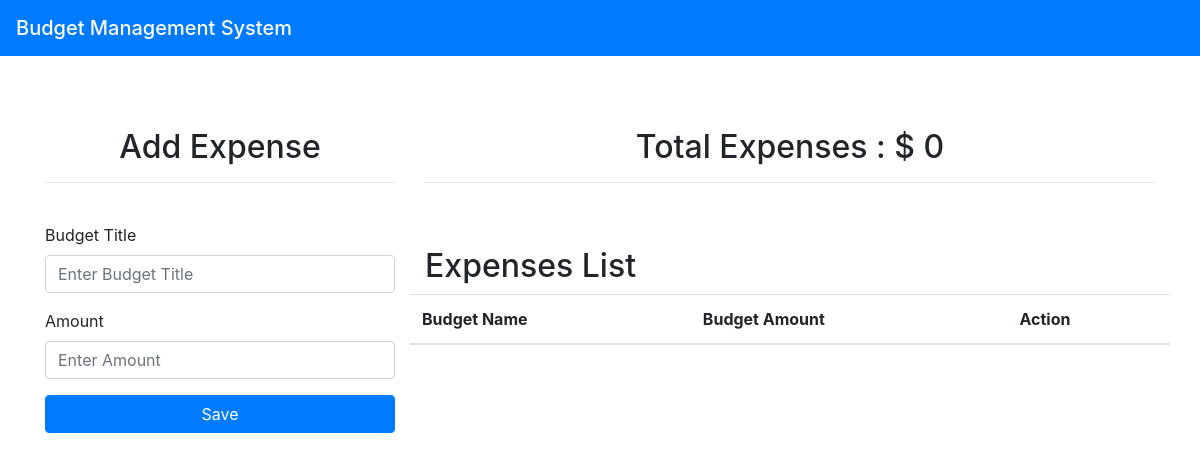
Before: / with the older database file.
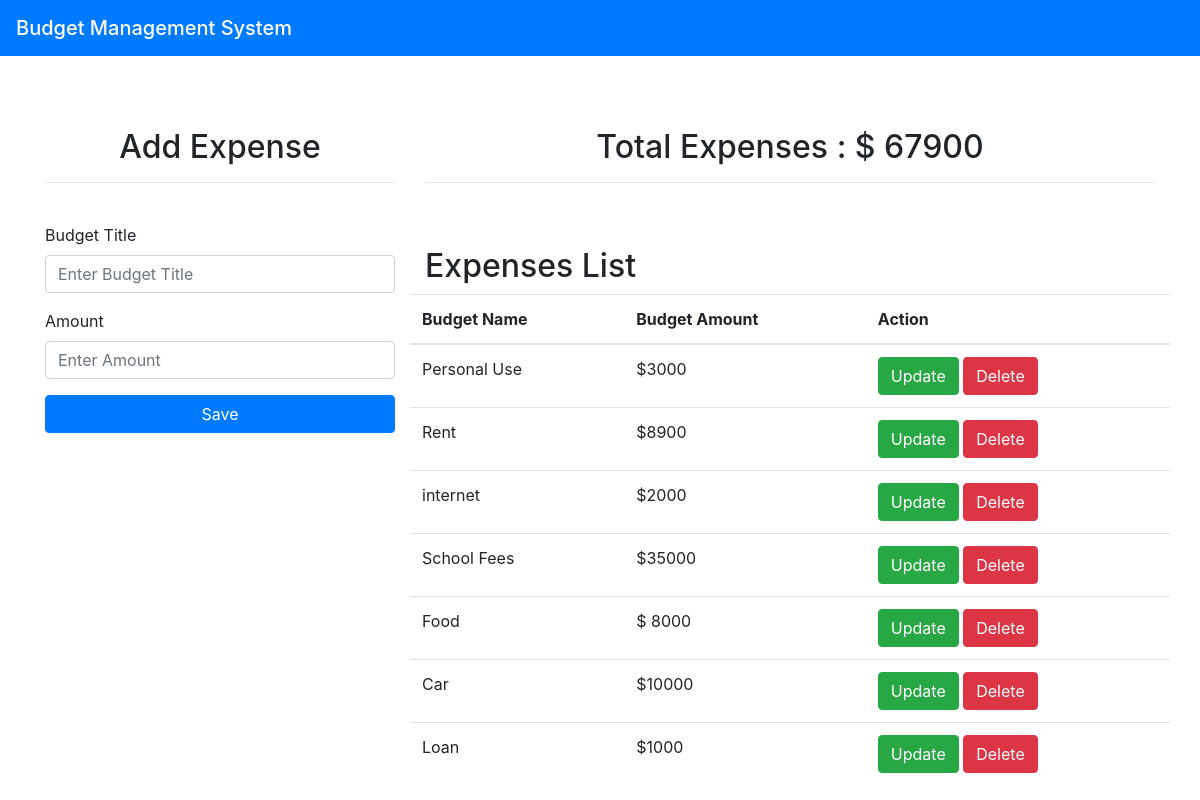
After: the same page with the newer database file.
### tables this page shows
CREATE TABLE `budget` (
  `id` int(11) NOT NULL,
  `name` varchar(100) NOT NULL,
  `amount` varchar(50) NOT NULL
);

### process.php (called while the page is built, shortened)
<?php
$con = new mysqli("localhost","root","","budget_calculator");
$total = 0;
$update = false;
$name = '';
$amount = '';
    $result = mysqli_query($con, "SELECT * FROM budget");
    while($row = $result->fetch_assoc()){
        $total = $total + $row['amount'];
    }
?>

### index.php (the view, shortened to what this page needs)
<?php require_once 'process.php'; ?>
<?php $con = new mysqli("localhost","root","","budget_calculator"); ?>
<!DOCTYPE html>
<html lang="en">
<head>
    <link rel="stylesheet" href="css/bootstrap.min.css">
</head>
<body>
    <nav class="navbar navbar-dark bg-primary text-center">
    <span class="navbar-brand mb-0 h1 text-center">Budget Management System</span>
    </nav>
    <br><br><br>
    <div class="container">
        <div class="row">
            <div class="col-md-4">
                <h2 class="text-center">Add Expense</h2>
                <hr><br>
                <form action="process.php" method="POST">
                    <div class="form-group">
                        <label for="budgetTitle">Budget Title</label>
                        <input type="text" name="budget" class="form-control" id="budgetTitle" placeholder="Enter Budget Title" required autocomplete="off"  value="<?php echo $name; ?>">
                    </div>
                    <div class="form-group">
                        <label for="amount">Amount</label>
                        <input type="text" name="amount" class="form-control" id="amount" placeholder="Enter Amount" required  value="<?php echo $amount; ?>">
                    </div>
                    <?php if($update == true): ?>
                    <button type="submit" name="update" class="btn btn-success btn-block">Update</button>
                    <?php else: ?>
                    <button type="submit" name="save" class="btn btn-primary btn-block">Save</button>
                    <?php endif; ?>
                </form>
            </div>
            <div class="col-md-8">
                <h2 class="text-center">Total Expenses : $ <?php echo $total;?></h2>
                <hr>
                <br><br>
                <h2>Expenses List</h2>
                <?php
                    $result = mysqli_query($con, "SELECT * FROM budget");
                ?>
                <div class="row justify-content-center">
                    <table class="table">
                        <thead>
                            <tr>
                                <th>Budget Name</th>
                                <th>Budget Amount</th>
                                <th colspan="2">Action</th>
                            </tr>
                        </thead>
                        <?php
                            while($row = $result->fetch_assoc()): ?>
                            <tr>
                                <td><?php echo $row['name']; ?></td>
                                <td> $<?php echo $row['amount']; ?></td>
                                <td>
                                    <a href="index.php?edit=<?php echo $row['id']; ?>" class="btn btn-success">Update</a>
                                    <a href="process.php?delete=<?php echo $row['id']; ?>"  class="btn btn-danger">Delete</a>
                                </td>
                            </tr>
                        <?php endwhile ?>
                    </table>
                </div>
            </div>
        </div>
    </div>
</body>
</html>

Changed rows visible on the page:
added budget: name "Personal Use", amount "3000"
added budget: name "Rent", amount "8900"
added budget: name "internet", amount "2000"
added budget: name "School Fees", amount "35000"
added budget: name "Food", amount "8000"
added budget: name "Car", amount "10000"
added budget: name "Loan", amount "1000"
Other visible differences:
$total: "0" → "67900"
